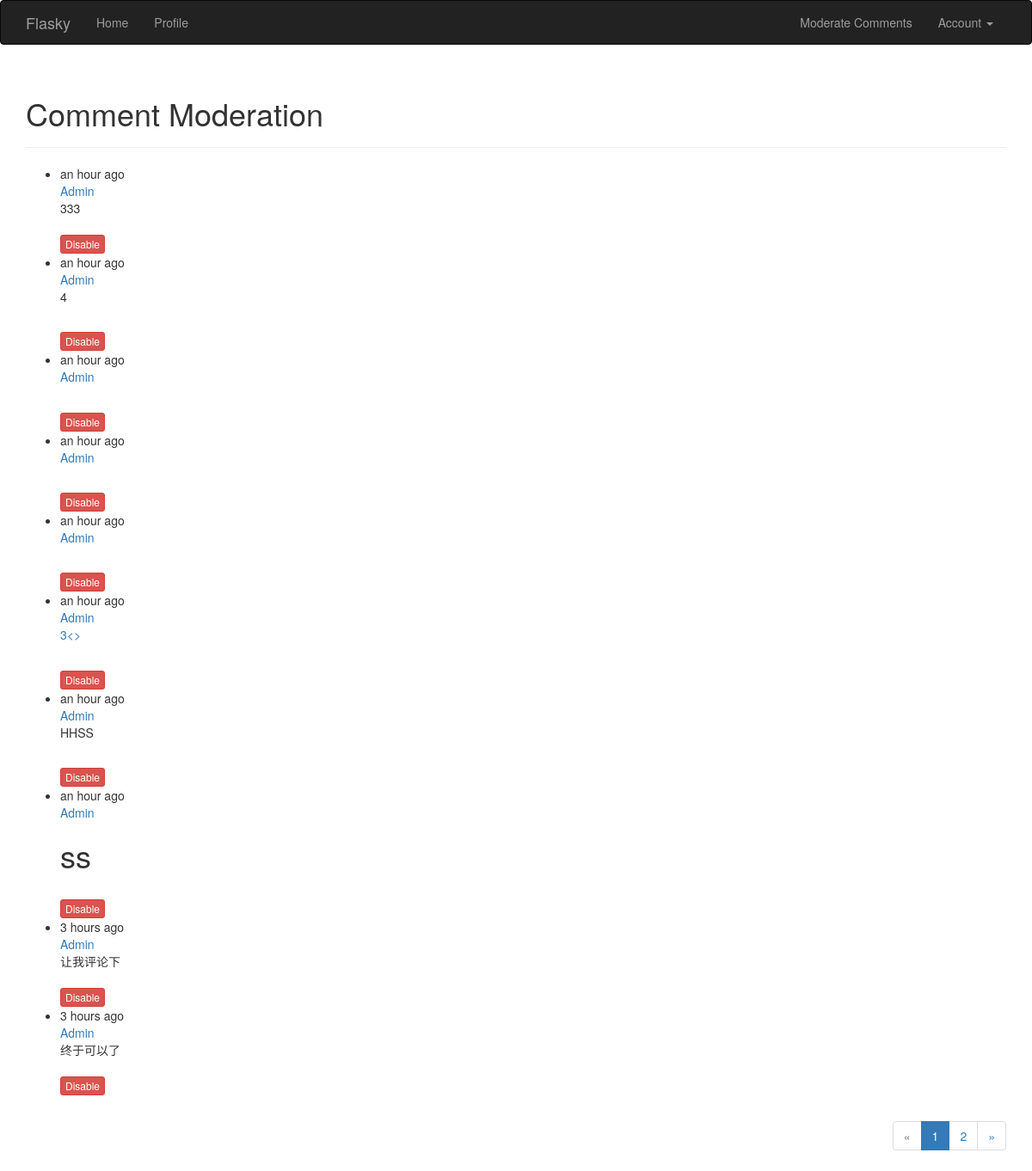
The page /moderate (signed in) on the database its author committed.
### flask_mod/app/models.py (models this page shows, shortened)
class Comment(db.Model):
    __tablename__ = 'comment_table'
    id = db.Column(db.Integer, primary_key=True)
    body = db.Column(db.Text)
    body_html = db.Column(db.Text)
    timestamp = db.Column(db.DateTime, index=True, default=datetime.utcnow)
    disabled = db.Column(db.Boolean)
    author_id = db.Column(db.Integer, db.ForeignKey('user_table.id'))
    post_id = db.Column(db.Integer, db.ForeignKey('post_table.id'))

class User(UserMixin, db.Model):
    __tablename__ = 'user_table'
    id = db.Column(db.Integer, primary_key=True)
    email = db.Column(db.String(64), unique=True, index=True)
    UserName = db.Column(db.String(64), unique=True, index=True)
    role_id = db.Column(db.Integer, db.ForeignKey('role_table.id'))
    password_hash = db.Column(db.String(64))
    confirmed = db.Column(db.Boolean, default=False)
    name = db.Column(db.String(64))
    location = db.Column(db.String(64))
    about_me = db.Column(db.Text())
    member_since = db.Column(db.DateTime(), default=datetime.utcnow)
    last_seen = db.Column(db.DateTime(), default=datetime.utcnow)
    avatar_hash = db.Column(db.String(32))
    posts = db.relationship('Post', backref='author', lazy='dynamic')
    comments = db.relationship('Comment', backref='author', lazy='dynamic')
    followed = db.relationship('Follow',
                               foreign_keys=[Follow.follower_id],
                               backref=db.backref('follower', lazy='joined'),
                               lazy='dynamic',
                               cascade='all, delete-orphan')
    followers = db.relationship('Follow',
                                foreign_keys=[Follow.followed_id],
                                backref=db.backref('followed', lazy='joined'),
                                lazy='dynamic',
                                cascade='all, delete-orphan')
    def can(self, permissions):
        return self.role is not None and (self.role.permissions & permissions) == permissions
    @property
    def password(self):
        raise AttributeError('Password is not a readable attribute')
    def ping(self):
        self.last_seen = datetime.utcnow()
        db.session.add(self)

### flask_mod/app/main/views.py (the view)
@main.route('/moderate')
@login_required
@permission_required(Permission.MODERATE_COMMENTS)
def moderate():
    page = request.args.get('page', 1, type=int)
    pagination = Comment.query.order_by(Comment.timestamp.desc()).paginate(
        page, per_page=current_app.config['FLASKY_COMMENTS_PER_PAGE'], error_out=False)
    comments = pagination.items
    return render_template('moderate.html', page=page, pagination=pagination,comments=comments)

### flask_mod/app/auth/views.py (called while the page is built)
@auth.before_app_request
def before_request():
    if current_user.is_authenticated:
        current_user.ping()
        if not current_user.confirmed and request.endpoint[:5] != 'auth.' and request.endpoint != 'static':
            return redirect(url_for('auth.unconfirmed'))

### flask_mod/app/main/__init__.py (called while the page is built)
@main.app_context_processor
def inject_permissions():
    return dict(Permission=Permission)

### flask_mod/app/models.py (called while the page is built)
@login_manager.user_loader
def load_uesr(user_id):
    return User.query.get(int(user_id))

### flask_mod/app/templates/moderate.html (shortened to what this page needs)
{% extends "base_from_bootstrap.html" %}
{% import "_macros.html" as macros %}
{% block page_content %}
<div class="page-header">
    <h1>Comment Moderation</h1>
</div>
{% set moderate = True %}
{% include '_comments.html' %}
{% if pagination %}
<div class="pagination">
    {{ macros.pagination_widget(pagination, '.moderate') }}
</div>
{% endif %}
{% endblock %}

### flask_mod/app/templates/_comments.html (shortened to what this page needs)
<ul class="comments">
    {% for comment in comments %}
    <li class="comment">
        <div class="comment-content">
            <div class="comment-date">{{ moment(comment.timestamp).fromNow() }}</div>
            <div class="comment-author"><a href="{{ url_for('.user_page', username=comment.author.UserName) }}">{{ comment.author.UserName }}</a></div>
            <div class="comment-body">
                {% if moderate or not comment.disabled %}
                    {% if comment.body_html %}
                        {{ comment.body_html | safe }}
                    {% else %}
                        {{ comment.body }}
                    {% endif %}
                {% endif %}
            </div>
            {% if moderate %}
                <br>
                {% if comment.disabled %}
                <a class="btn btn-default btn-xs" href="{{ url_for('.moderate_enable', id=comment.id, page=page) }}">Enable</a>
                {% else %}
                <a class="btn btn-danger btn-xs" href="{{ url_for('.moderate_disable', id=comment.id, page=page) }}">Disable</a>
                {% endif %}
            {% endif %}
        </div>
    </li>
    {% endfor %}
</ul>

### flask_mod/app/static/styles.css (style rules this page uses)
div.pagination { width: 100%; text-align: right; padding: 0px; margin: 0px; }

### rows shown on the page
Comment: timestamp "an hour ago", author.UserName "Admin", body_html "333"
Comment: timestamp "an hour ago", author.UserName "Admin", body_html "4"
Comment: timestamp "an hour ago", author.UserName "Admin"
Comment: timestamp "an hour ago", author.UserName "Admin"
Comment: timestamp "an hour ago", author.UserName "Admin"
Comment: timestamp "an hour ago", author.UserName "Admin", body_html "3<>"
Comment: timestamp "an hour ago", author.UserName "Admin", body_html "HHSS"
Comment: timestamp "an hour ago", author.UserName "Admin", body_html "ss"
Comment: timestamp "3 hours ago", author.UserName "Admin", body_html "让我评论下"
Comment: timestamp "3 hours ago", author.UserName "Admin", body_html "终于可以了"

### other values the page prints
{{ p }} "1"
{{ p }} "2"
